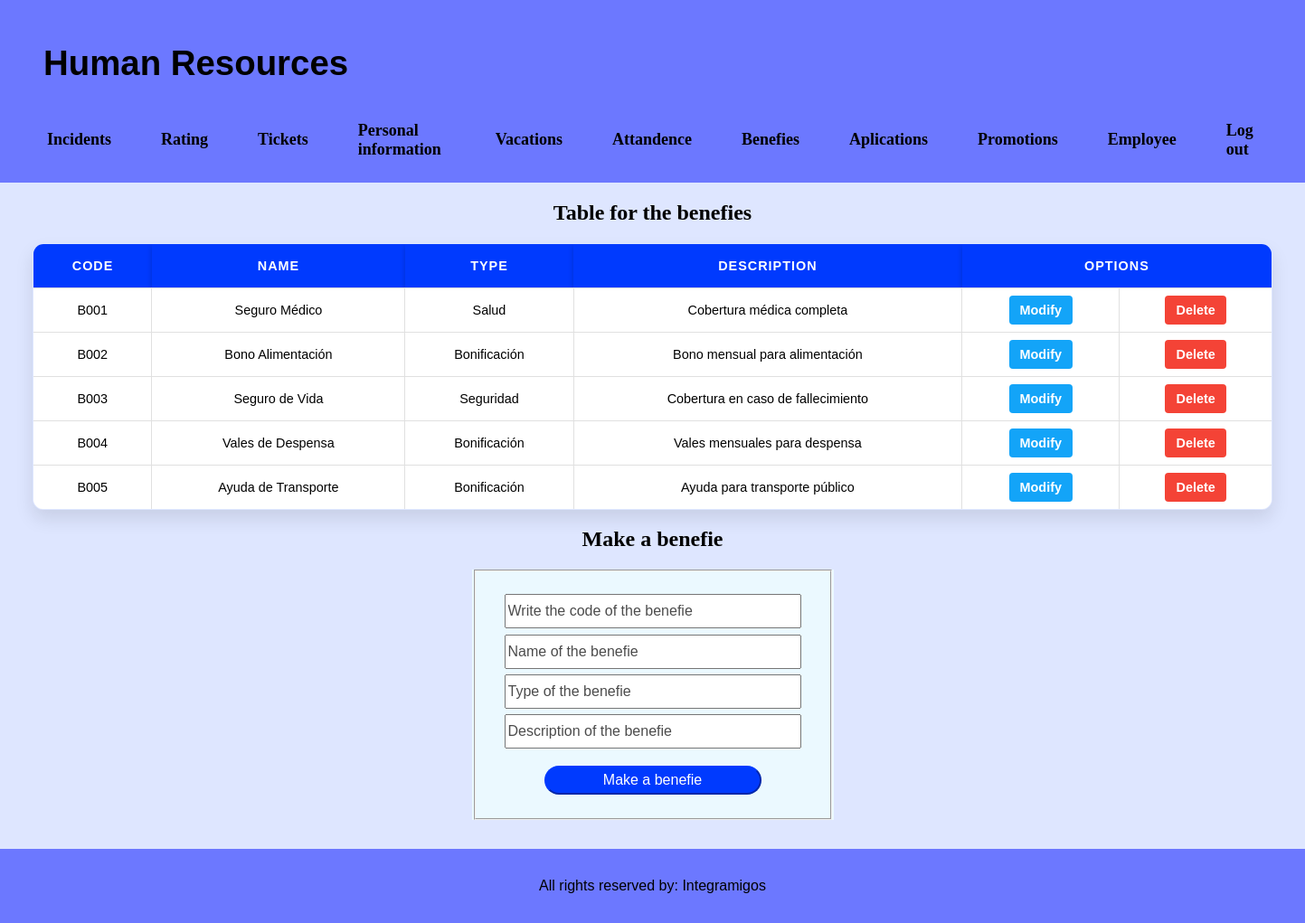
/admin/benefies.php (signed in), run on the app's committed database.
### tables this page shows
create table beneficios(
    codigo varchar(5) primary key,
    nombre varchar(30) not null,
    tipo varchar(20) not null,
    descripcion varchar(40) not null,
    index idx_beneficios(nombre)
);

### functions.php (called while the page is built, shortened)
<?php
require("includes/config/MySQL_ConexionDB.php");
function showBenefits() {
    global $db_con;
    $benefits = [];
    try {
        $query = "SELECT codigo, nombre, tipo, descripcion FROM beneficios";
        $stm = $db_con->prepare($query);
        $stm->execute();
        while ($row = $stm->fetch(PDO::FETCH_ASSOC)) {
            $benefits[] = $row;
        }
    } catch (PDOException $e) {
        exit("Error en la consulta: " . $e->getMessage());
    }
    return $benefits;
}
?>

### admin/benefies.php (the view, shortened to what this page needs)
<?php include "../includes/headerAdmin.php";
require_once "functionsAdmin.php";
require_once "../functions.php";
$benefits = showBenefits();
?>
<section>
    <h2>Table for the benefies</h2>
    <div>
        <table border="1" class="tableAdmin">
            <tr>
                <th>Code</th>
                <th>Name</th>
                <th>Type</th>
                <th>Description</th>
                <th colspan="2">Options</th>
            </tr>
            <?php foreach($benefits as $renglon) { ?>
            <tr>
                <td><?=$renglon['codigo']?></td>
                <td><?=$renglon['nombre']?></td>
                <td><?=$renglon['tipo']?></td>
                <td><?=$renglon['descripcion']?></td>
                <td><a href="" class="action-modify">Modify</a></td>
                <td><a href="" class="action-delete">Delete</a></td>
            </tr><?php
            } ?>
        </table>
    </div>
    <div>
        <h2>Make a benefie</h2>
        <form action="addBenefits.php" class="formPage" method="POST">
            <fieldset>
                <div class="firstInput">
                    <input type="text" id="code" name="code" placeholder="Write the code of the benefie" required maxlength="4">
                </div>
                <div>
                    <input type="text" id="name" name="name" placeholder="Name of the benefie" required>
                </div>
                <div>
                    <input type="text" id="type" name="type" placeholder="Type of the benefie" required>
                </div>
                <div>
                    <input type="text" id="description" name="description" placeholder="Description of the benefie" required>
                </div>
                <div>
                    <button type="submit" name="btnBenfits">Make a benefie</button>
                </div>
            </fieldset>
        </form>
    </div>
</section>
<?php include "../includes/footer.php" ?>

### css/styles.css (style rules this page uses)
:root { --white: #ffffff; --black: #000000; --little_blue: #dee6ff ; --little_gray: #efefef ; --blue: #6c78ff ; --blue_little: #ebf9ff ; --dark_blue: #003afe ; --very_green: #4dfe00; --green: #1ce42b; --purple: #003afe; }
html { height: 100%; }
h2 { text-align: center; }
body { background-color: var(--little_blue); display: grid; min-height: 100vh; position: relative; grid-template-rows: auto 1fr auto; margin: 0; }
::placeholder { color: black; font-size: 1rem; font-family: Impact, Haettenschweiler, 'Arial Narrow Bold', sans-serif; opacity: .70; }
.formPage { text-align: center; margin: 0 auto; max-width: 25rem; background-color: var(--blue_little); height: auto; }
.formPage button { background-color: var(--dark_blue); font-size: 1rem; font-family: Impact, Haettenschweiler, 'Arial Narrow Bold', sans-serif; border-color: var(--dark_blue); margin-top: 1rem; margin-bottom: 1rem; border-radius: 20px; width: 15rem; height: 2rem; color: var(--white); cursor: pointer; }
.formPage input { margin-top: 0.2rem; margin-bottom: 0.2rem; width: 20rem; height: 2rem; font-size: 1rem; font-family: Impact, Haettenschweiler, 'Arial Narrow Bold', sans-serif; }
.formPage fieldset { height: auto; }
.firstInput { margin-top: 1rem; }
.tableAdmin { border-collapse: collapse; text-align: center; margin: auto; font-size: 0.9rem; width: 95%; font-family: Arial, sans-serif; box-shadow: 0 10px 20px rgba(0, 0, 0, 0.1); border-radius: 12px; overflow: hidden; }
.tableAdmin th { background-color: var(--purple); color: white; font-family: Arial, sans-serif; padding: 1rem; border: none; text-transform: uppercase; letter-spacing: 1px; box-shadow: 0 4px 6px rgba(0, 0, 0, 0.2); }
.tableAdmin td { background-color: #ffffff; padding: 1rem; border: 1px solid #e0e0e0; color: var(--dark-gray); font-family: Arial, sans-serif; transition: background-color 0.3s ease, color 0.3s ease, border-color 0.3s ease; }
.tableAdmin tr:nth-child(even) { background-color: #f9f9f9; }
.tableAdmin tr:nth-child(odd) { background-color: #fff; }
.action-modify { background-color: #13a4f8; color: white; padding: 8px 12px; text-decoration: none; border-radius: 4px; font-weight: bold; transition: background-color 0.3s; }
.action-delete { background-color: #f44336; color: white; padding: 8px 12px; text-decoration: none; border-radius: 4px; font-weight: bold; transition: background-color 0.3s; }

### data on the page
beneficios: codigo "B001", nombre "Seguro Médico", tipo "Salud", descripcion "Cobertura médica completa"
beneficios: codigo "B002", nombre "Bono Alimentación", tipo "Bonificación", descripcion "Bono mensual para alimentación"
beneficios: codigo "B003", nombre "Seguro de Vida", tipo "Seguridad", descripcion "Cobertura en caso de fallecimiento"
beneficios: codigo "B004", nombre "Vales de Despensa", tipo "Bonificación", descripcion "Vales mensuales para despensa"
beneficios: codigo "B005", nombre "Ayuda de Transporte", tipo "Bonificación", descripcion "Ayuda para transporte público"
